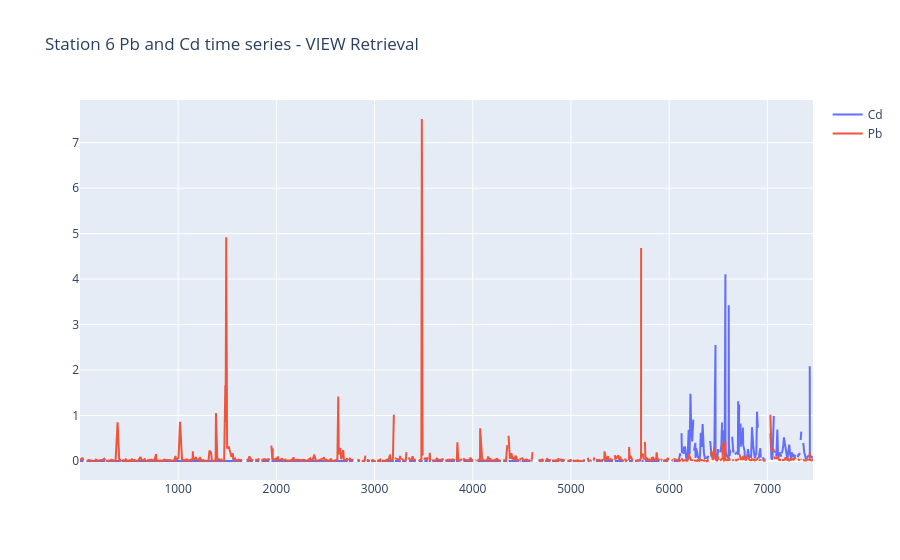

Notebook source saved alongside this figure:
### Markdown cell above
### Plot Cd and Pb time series from VIEW data

### Code cell
X = station_6_data_pb_cd_ph.measurement_id
CD = station_6_data_pb_cd_ph.pb
PB = station_6_data_pb_cd_ph.cd

import plotly.graph_objects as go

fig = go.Figure()
fig.add_trace(go.Scatter(x=X, y=CD,
                    mode='lines',
                    name='Cd'))
fig.add_trace(go.Scatter(x=X, y=PB,
                    mode='lines',
                    name='Pb'))


fig.update_layout(
    title = 'Station 6 Pb and Cd time series - VIEW Retrieval'
)

fig.show()

### Figure 1 — Plotly figure (JSON) as saved in the notebook; plotly's stock layout.template omitted (floating-point values rounded to 4 significant figures; data arrays with more than 128 entries replaced by an {"elided": "..."} marker saying what was removed)
{"data": [{"mode": "lines", "name": "Cd", "type": "scatter", "x": {"elided": "980 int values"}, "y": {"elided": "980 float values"}}, {"mode": "lines", "name": "Pb", "type": "scatter", "x": {"elided": "980 int values"}, "y": {"elided": "980 float values"}}], "layout": {"title": {"text": "Station 6 Pb and Cd time series - VIEW Retrieval"}}}
